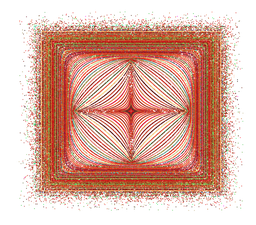
#> input picture download.png, 256 x 225 px, shrunk from 1348 x 1186 before the run, given in place of jj.jpg, which was not available
$ python img_art.py   (Python 2 division)
#> lines starting #> are read from the running program, lines starting #| are printed output that depends on the picture; pictures that were not available may be replaced by others from this repository, and a replacement may not be noted
from __future__ import division
from Tkinter import Tk, Canvas
from PIL import ImageTk, Image, ImageDraw
from random import randint
from math import sin, cos, pi, sqrt
import datetime
import operator

timestamp = datetime.datetime.now().strftime('%Y%m%d%H%M%S')

# [14 lines left out: functions mean, unpack, not called in this run]

class Pixel(object):

    def __init__(self,x,y,RGB):
        self.x = x
        self.y = y
        self.red = RGB[0]
        self.green = RGB[1]
        self.blue = RGB[2]
        self.tup = (self.red, self.green, self.blue)

    def gshift(self,delta):
        self.green += int(delta)

    def bshift(self,delta):
        self.blue += int(delta)

    def rshift(self,delta):
        self.red += int(delta)


    # [14 lines left out: functions rand_noise, morph, not called in this run]

        # [16 lines of commented-out code are left out]


class IMG(object):

    def __init__(self,filename):

        global timestamp

        # Load the image file
        im = Image.open(filename)
        im = im.convert('RGB')
        width, height = im.size


        name = filename.replace('_'+timestamp,'')
        self.img = im
        self.width = width
        self.height = height
        self.filename = filename
        self.mapname = '.'.join([ name.split('.')[0]+'_map', filename.split('.')[1] ])
        self.objname = '.'.join([ name.split('.')[0]+'_'+timestamp, filename.split('.')[1] ])
        self.raw_pix = im.load()

        # save original; not sure if this is aliasing
        self.orig_pixels = self.init_pix()
        self.orig_map = self.init_map()

        # obj to edit, might be aliasing
        self.pixels = self.init_pix()
        self.obj_map = [[self.pixels[i+j] for j in range(self.height)] for i in range(self.width)]

        self.map = self.init_map()


############ init helpers #######################

    def count(self):
        return self.height * self.width

    def init_pix(self):
        l = []
        for y in range(self.height):
            for x in range(self.width):
                l.append(Pixel(x,y,self.raw_pix[x,y]))
        return l

    def init_map(self):
        #pix map
        pix_map = [[0 for i in range(self.height)] for j in range(self.width)]
        for x in range(self.width):
            for y in range(self.height):
                pix_map[x][y] = self.raw_pix[x, y]
        return pix_map

    # [5 lines left out: function save_map, not called in this run]

    def save_obj(self):
        for p in self.pixels:
            self.img.load()[p.x, p.y] = (p.red, p.green, p.blue)
        self.img.save(self.objname)
        return self.objname

    # [6 lines left out: function save_obj_map, not called in this run]

############### base level transforms #######################
    def gsintrans(self, mag, freq, rand):
        mag0 = mag
        for i in range(self.count()):
            mag = abs(int(mag0*sin(2*freq*pi*i/(self.count()))))
            if rand:
                mag += randint(-1*rand, rand)
            try:
                self.pixels[i].green = self.pixels[i+mag].green
            except IndexError:
                self.pixels[i].green = self.pixels[(i+mag)%self.count()].green

    def bsintrans(self, mag, freq, rand):
        mag0 = mag
        for i in range(self.count()):
            mag = abs(int(mag0*sin(2*freq*pi*i/(self.count()))))
            if rand:
                mag += randint(-1*rand, rand)
            try:
                self.pixels[i].blue = self.pixels[i+mag].blue
            except IndexError:
                self.pixels[i].blue = self.pixels[(i+mag)%self.count()].blue

    def rsintrans(self, mag, freq, rand):
        mag0 = mag
        for i in range(self.count()):
            mag = abs(int(mag0*sin(2*freq*pi*i/(self.count()))))
            if rand:
                mag += randint(-1*rand, rand)
            try:
                self.pixels[i].red = self.pixels[i+mag].red
            except IndexError:
                self.pixels[i].red = self.pixels[(i+mag)%self.count()].red

    # [20 lines left out: functions gtrans, btrans, rtrans, not called in this run]


############## Complete filters #####################

    def rotate(self,theta):
        name = self.save_obj()
        img = Image.open(name)
        img = img.rotate(theta)
        img.save(name)
        self.__init__(name)


    # [9 lines left out: function PixelShift, not called in this run]

    def sinePixelShift(self, amp, freq, amp_stagger = None, freq_stagger = None, rand = False):
        if not amp_stagger:
            amp_stagger = {'g':1,'r':1,'b':1}
        if not freq_stagger:
            freq_stagger = amp_stagger
        g_amp = amp * amp_stagger['g']
        r_amp = amp * amp_stagger['r']
        b_amp = amp * amp_stagger['b']
        g_freq = freq * freq_stagger['g']
        r_freq = freq * freq_stagger['r']
        b_freq = freq * freq_stagger['b']
        self.gsintrans(g_amp, g_freq, int(rand))
        self.rsintrans(r_amp, r_freq, int(rand))
        self.bsintrans(b_amp, b_freq, int(rand))

    def colorShiftA(self):
        for p in self.pixels:
            r = p.red
            g = p.green
            b = p.blue
            p.red = g
            p.blue = r
            p.green = b

    # [78 lines left out: functions colorShiftB, randNoise, sineNoise, cosNoise, contrast, brighten and 1 more, not called in this run]


    def randSwap(self,range):
        for p in self.pixels:
            pass


    # ugh, has weird diagonal divide, why?
    # [27 lines left out: functions colorBlur, reducePix, not called in this run]
        # didn't seem to fix white bands that sometimes show up


def clear(canvas):
    canvas.delete('all')

# [6 lines left out: function do_blur, not called in this run]

def blur_pix(pix, blur, red, green, blue):
    return (do_blur(pix[0], blur ,red), do_blur(pix[1], blur, blue), do_blur(pix[2], blur, green))


def get_pixel(x,y):
    global im
    return im.load()[x,y]

# [29 lines left out: functions set_pixel, draw_line, new_wsltt, not called in this run]


def filter_pic(fname):
    # init image object
    img = IMG(fname)
#> in __init__, im is the input picture: PIL image 256x225 RGBA; mean R, G, B, A 113.8, 53.2, 33.3, 109.4
#> in __init__, `im = im.convert('RGB')`:
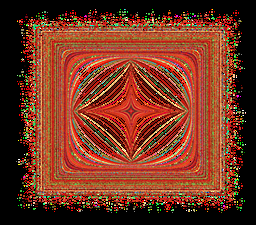
#> im: PIL image 256x225 RGB; mean R, G, B 113.8, 53.2, 33.3

    # transformations ##################
    img.colorShiftA()
    # img.cosNoise(200,30)
    img.sinePixelShift(5,.5,amp_stagger = {'b':0,'g':10, 'r':10},freq_stagger = {'b':2,'r':2,'g':2})
    img.rotate(180)
#> in save_obj, `self.img.save(self.objname)`:
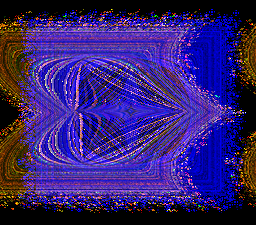
#> saved as jj_20261120202842.jpg: PIL image 256x225 RGB; mean R, G, B 53.2, 33.3, 113.8
#> in rotate, `img = Image.open(name)`:
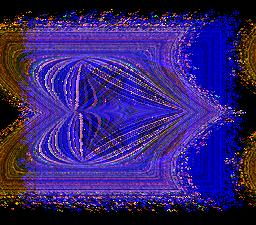
#> img: PIL image 256x225 RGB; mean R, G, B 54.1, 34.7, 115.3
#> call 2 of __init__, with filename = 'jj_20261120202842.jpg'
#> in __init__ (call 2), `im = Image.open(filename)`:
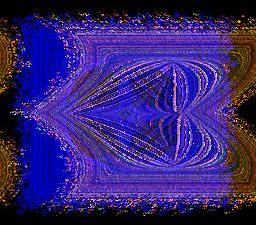
#> im: PIL image 256x225 RGB; mean R, G, B 54.4, 35.4, 115.7
    img.sinePixelShift(5,.5,amp_stagger = {'b':20,'g':10, 'r':0},freq_stagger = {'b':2,'r':2,'g':20})
    img.rotate(180)
#> call 2 of rotate, with theta = 180
#> in save_obj (call 2), `self.img.save(self.objname)`:
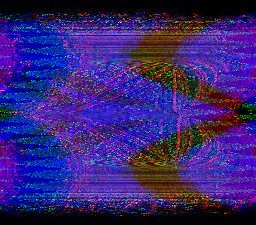
#> saved as jj_20261120202842.jpg: PIL image 256x225 RGB; mean R, G, B 54.4, 35.5, 115.7
#> in rotate (call 2), `img = Image.open(name)`:
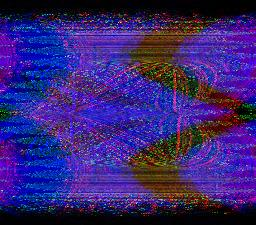
#> img: PIL image 256x225 RGB; mean R, G, B 55.3, 36, 116.1
#> call 3 of __init__, with filename = 'jj_20261120202842.jpg'
#> in __init__ (call 3), `im = Image.open(filename)`:
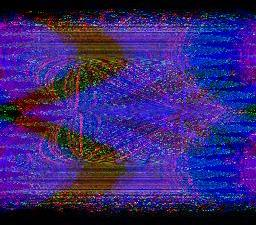
#> im: PIL image 256x225 RGB; mean R, G, B 55.9, 36.3, 116.5
    # img.filterColor('r')
    #####################################

    # save image
    f = img.save_obj()
    #
    # #Create a canvas
    root = Tk()
    im = Image.open(f)
    canvas = Canvas(root, width=im.width, height=im.height)
    canvas.pack()
    # Put the image into a canvas compatible class, and stick in an
    # arbitrary variable to the garbage collector doesn't destroy it
    canvas.image = ImageTk.PhotoImage(im)
    # Add the image to the canvas, and set the anchor to the top left / north west corner
    canvas.create_image(0, 0, image=canvas.image, anchor='nw')
#> (the run stopped early here; a loop or call above may not have finished)
